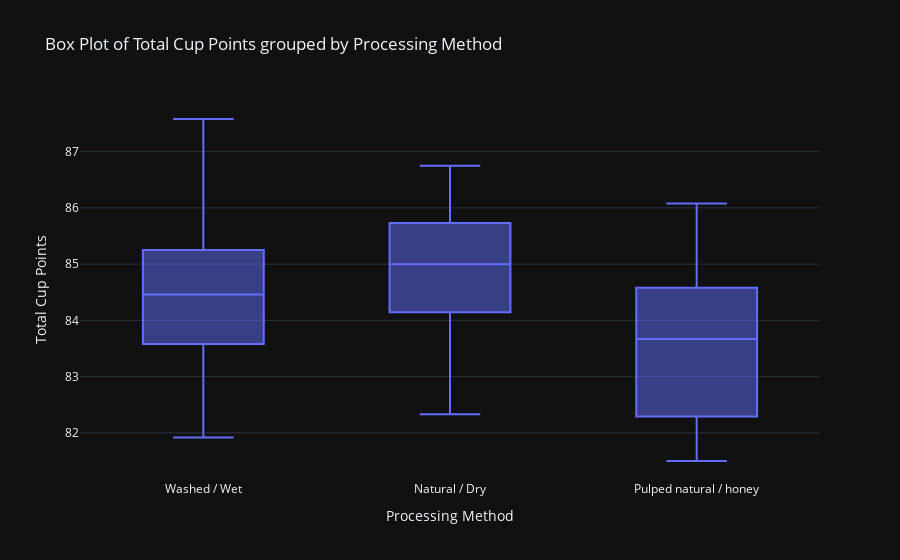

Write notebook code for a chart like this one.
### Markdown cell above
# 4. Box Plots

### Code cell
# Create a box and whisker plot of total cup points by processing Method

fig = px.box(df_country, x='Processing Method', y='Total Cup Points', title='Box Plot of Total Cup Points grouped by Processing Method')
fig.show()

### Figure 1 — Plotly figure (JSON) as saved in the notebook; plotly's stock layout.template omitted (floating-point values rounded to 4 significant figures)
{"data": [{"alignmentgroup": "True", "hovertemplate": "Processing Method=%{x}<br>Total Cup Points=%{y}<extra></extra>", "legendgroup": "", "marker": {"color": "#636efa"}, "name": "", "notched": false, "offsetgroup": "", "orientation": "v", "showlegend": false, "x": ["Washed / Wet", "Washed / Wet", "Washed / Wet", "Natural / Dry", "Washed / Wet", "Washed / Wet", "Natural / Dry", "Natural / Dry", "Washed / Wet", "Natural / Dry", "Pulped natural / honey", "Washed / Wet", "Natural / Dry", "Natural / Dry", "Washed / Wet", "Natural / Dry", "Natural / Dry", "Washed / Wet", "Natural / Dry", "Natural / Dry", "Natural / Dry", "Washed / Wet", "Washed / Wet", "Washed / Wet", "Washed / Wet", "Natural / Dry", "Washed / Wet", "Washed / Wet", "Pulped natural / honey", "Washed / Wet", "Natural / Dry", "Washed / Wet", "Washed / Wet", "Natural / Dry", "Washed / Wet", "Washed / Wet", "Washed / Wet", "Washed / Wet", "Natural / Dry", "Washed / Wet", "Natural / Dry", "Washed / Wet", "Pulped natural / honey", "Washed / Wet", "Natural / Dry", "Pulped natural / honey", "Pulped natural / honey", "Washed / Wet", "Natural / Dry", "Pulped natural / honey", "Washed / Wet", "Natural / Dry", "Washed / Wet", "Washed / Wet", "Natural / Dry", "Washed / Wet", "Washed / Wet", "Pulped natural / honey", "Natural / Dry", "Washed / Wet", "Washed / Wet", "Washed / Wet", "Washed / Wet", "Washed / Wet", "Natural / Dry", "Washed / Wet", "Natural / Dry", "Washed / Wet", "Washed / Wet", "Washed / Wet", "Pulped natural / honey", "Natural / Dry", "Pulped natural / honey", "Washed / Wet", "Washed / Wet", "Washed / Wet", "Pulped natural / honey", "Washed / Wet", "Washed / Wet", "Washed / Wet", "Washed / Wet", "Washed / Wet", "Natural / Dry", "Washed / Wet", "Pulped natural / honey", "Natural / Dry", "Washed / Wet", "Washed / Wet", "Natural / Dry", "Washed / Wet", "Pulped natural / honey", "Washed / Wet", "Washed / Wet", "Pulped natural / honey", "Pulped natural / honey", "Pulped natural / honey"], "x0": " ", "xaxis": "x", "y": [87.58, 87.0, 86.92, 86.75, 86.67, 86.5, 86.25, 86.25, 86.25, 86.17, 86.08, 86.08, 86.08, 85.92, 85.83, 85.75, 85.67, 85.58, 85.5, 85.5, 85.5, 85.42, 85.33, 85.33, 85.33, 85.33, 85.25, 85.25, 85.25, 85.17, 85.08, 85.08, 85.08, 85.0, 85.0, 85.0, 84.92, 84.92, 84.83, 84.83, 84.83, 84.75, 84.75, 84.67, 84.67, 84.58, 84.58, 84.58, 84.58, 84.5, 84.5, 84.5, 84.42, 84.33, 84.33, 84.25, 84.08, 84.08, 84.08, 84.08, 84.0, 84.0, 84.0, 84.0, 83.92, 83.92, 83.83, 83.83, 83.83, 83.67, 83.67, 83.58, 83.58, 83.58, 83.5, 83.42, 83.33, 83.33, 83.33, 83.33, 83.25, 83.25, 83.17, 83.17, 82.92, 82.58, 82.58, 82.5, 82.33, 82.08, 82.08, 82.0, 81.92, 81.83, 81.58, 81.5], "y0": " ", "yaxis": "y", "type": "box"}], "layout": {"xaxis": {"anchor": "y", "domain": [0.0, 1.0], "title": {"text": "Processing Method"}}, "yaxis": {"anchor": "x", "domain": [0.0, 1.0], "title": {"text": "Total Cup Points"}}, "legend": {"tracegroupgap": 0}, "title": {"text": "Box Plot of Total Cup Points grouped by Processing Method"}, "boxmode": "group"}}
